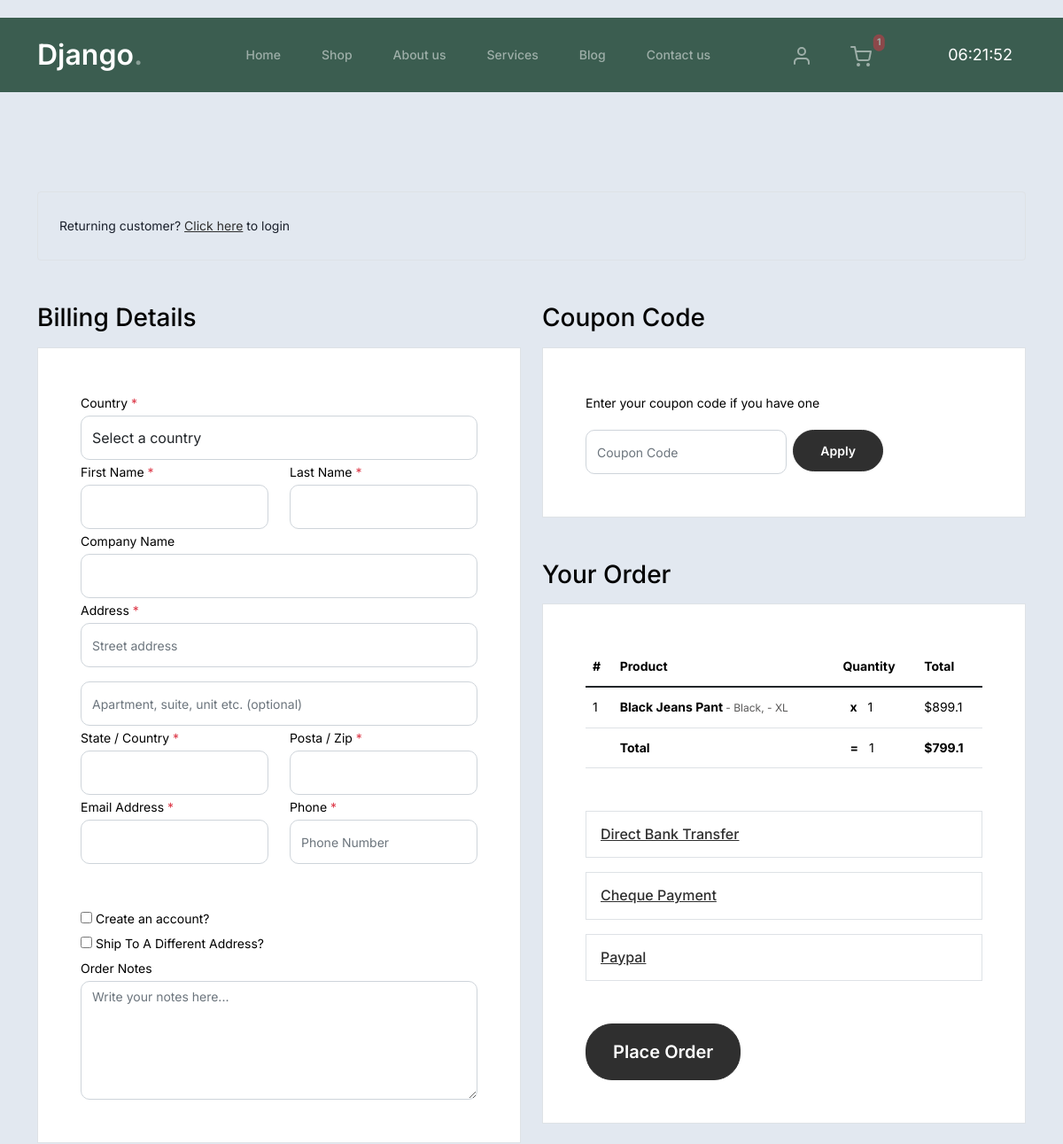
The app's page /products/checkout/ (signed in, upper part), older data.
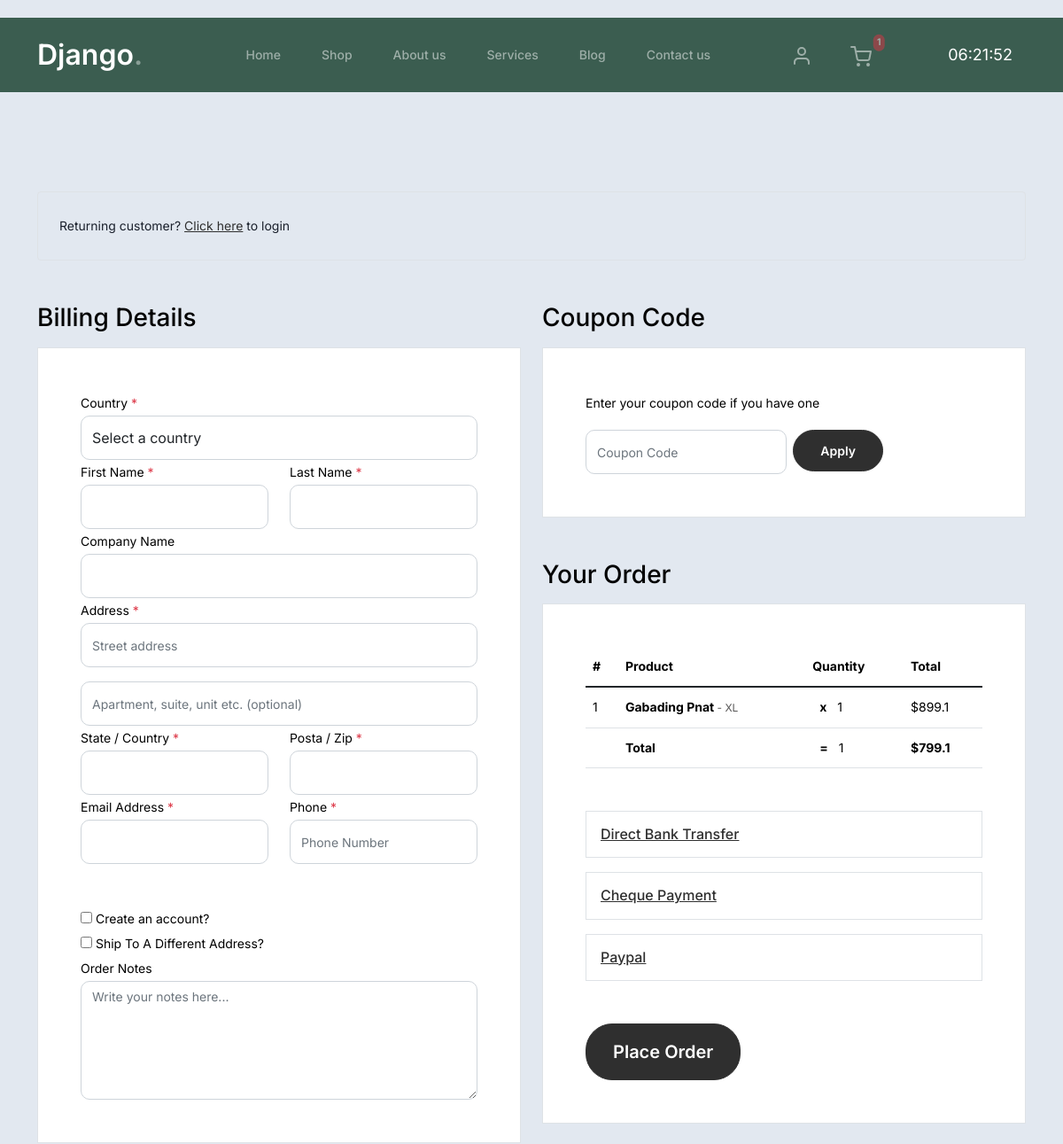
The same page, newer data.
### account/models.py (models this page shows, shortened)
class CartItems(BaseModel):
    cart = models.ForeignKey(Cart, on_delete=models.CASCADE, related_name='cart_items')
    product = models.ForeignKey(Products, on_delete=models.SET_NULL, null=True, blank=True)
    color_variant = models.ForeignKey(ColorVariants, on_delete=models.SET_NULL, null=True, blank=True)
    size_variant = models.ForeignKey(SizeVariants, on_delete=models.SET_NULL, null=True, blank=True)
    item_price = models.FloatField(default=0, null=True, blank=True)
    total_price = models.FloatField(default=0, null=True, blank=True)
    quantity = models.IntegerField(default=1, null=True, blank=True)

class Cart(BaseModel):
    user = models.ForeignKey(User, on_delete=models.CASCADE, related_name='carts')
    coupon = models.ForeignKey(Coupon, on_delete=models.SET_NULL, null=True, blank=True)
    is_paid = models.BooleanField(default=False)
    subTotal = models.FloatField(default=0, null=True, blank=True)
    totalQty = models.IntegerField(default=0, null=True, blank=True)

### product/models.py (models this page shows, shortened)
class Products(BaseModel):
    product_name = models.CharField(max_length=100)
    product_category = models.ForeignKey(Category, on_delete=models.CASCADE, related_name='products')
    product_price = models.IntegerField()
    product_description = models.TextField()
    slug = models.SlugField(unique=True, null=True, blank=True)
    color_variant = models.ManyToManyField(ColorVariants, blank=True)
    size_variant = models.ManyToManyField(SizeVariants, blank=True)
    product_manual_discount = models.IntegerField(default=0, blank=True, null=True)
    discount_price = models.IntegerField(null=True, blank=True)
    def __str__(self) -> str:
        return self.product_name

class ColorVariants(BaseModel):
    color_name = models.CharField(max_length=100)
    price = models.IntegerField(default=0, null=True, blank=True)
    discount = models.IntegerField(default=0, null=True, blank=True)
    manual_discount = models.IntegerField(null=True, blank=True, default=0)
    def __str__(self) -> str:
        return f'{self.color_name}'

class SizeVariants(BaseModel):
    price = models.IntegerField(default=0, null=True, blank=True)
    discount = models.IntegerField(default=0, null=True, blank=True)
    size_name = models.CharField(max_length=20)
    manual_discount = models.IntegerField(null=True, blank=True, default=0)
    def __str__(self) -> str:
        return f'{self.size_name}'

### product/views.py (the view)
# urls.py: path('checkout/', views.checkout, name='checkout'),
def checkout(request):
    if request.user.is_authenticated:
        cart = Cart.objects.filter(is_paid=False, user=request.user).first()
        if cart:
            cart_items = cart.cart_items.all()
    page = 'Checkout | Django'
    context = {
        'page': page,
        'cart': cart,
        'items': cart_items,
    }
    return render(request, 'product/checkout.html', context)

### account/models.py (called while the page is built)
    def get_cart_counter(self):
        return CartItems.objects.filter(cart__is_paid=False, cart__user=self.user).count()

### templates/product/checkout.html (shortened to what the changed rows need)
{% extends "base/base.html" %}
{% load static %}
{% block start %}
		<div class="untree_co-section">
		    <div class="container">
		      <div class="row">
		        <div class="col-md-6 mb-5 mb-md-0">
		          <h2 class="h3 mb-3 text-black">Billing Details</h2>
		        </div>
		        <div class="col-md-6">
		          <div class="row mb-5">
		            <div class="col-md-12">
		              <h2 class="h3 mb-3 text-black">Coupon Code</h2>
		            </div>
		          </div>
		          <div class="row mb-5">
		            <div class="col-md-12">
		              <h2 class="h3 mb-3 text-black">Your Order</h2>
		              <div class="p-3 p-lg-5 border bg-white">
		                <table class="table site-block-order-table mb-5">
		                  <thead>
							<th>#</th>
		                    <th>Product</th>
							<th>Quantity</th>
		                    <th>Total</th>
		                  </thead>
		                  <tbody>
							{% for item in items %}
		                    <tr>
								<td> {{ forloop.counter }} </td>
								<td>
									<strong> {{ item.product }} </strong>
									<span style="color: rgb(88, 87, 87); font-size: 12px;">
										{% if item.color_variant %}
										- {{ item.color_variant }},
										{% endif %}
										{% if item.size_variant %}
										- {{ item.size_variant }}
										{% endif %}
									</span>
								</td>
								<td><strong class="mx-2">x</strong> {{ item.quantity }} </td>
								<td>${{item.total_price}} </td>
		                    </tr>
							{% endfor %}
		                    <tr>
								<td></td>
								<td class="text-black font-weight-bold"><strong>Total</strong></td>
								<td class="text-black"> <strong class="mx-2">=</strong> {{cart.totalQty}} </td>
								<td class="text-black"> <strong> ${{cart.subTotal}} </strong></td>
		                    </tr>
		                  </tbody>
		                </table>
		              </div>
		            </div>
		          </div>
		        </div>
		      </div>
		    </div>
		  </div>
{% endblock %}

Row changes from the older to the newer data that the page shows:
removed CartItems: product "Black Jeans Pant", color_variant "Black", size_variant "XL", quantity "1", total_price "899.1"
added CartItems: product "Gabading Pnat", size_variant "XL", quantity "1", total_price "899.1"
